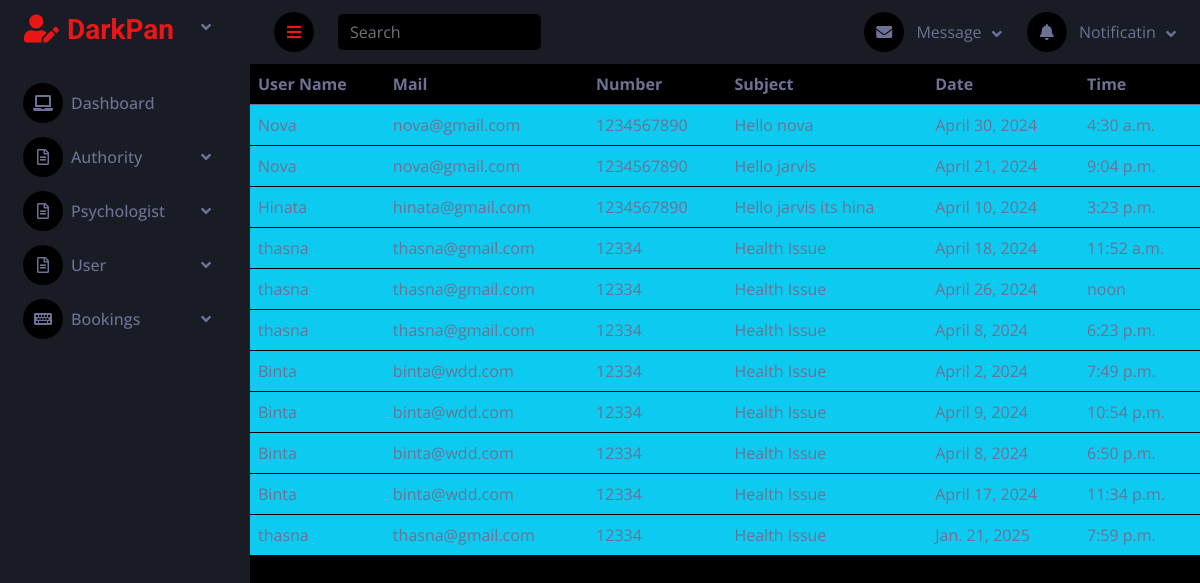
Screenshot of /pbks with the database file from the repository.
### userapp/models.py (models this page shows)
class psyapn(models.Model):
    uid=models.ForeignKey(regdb,on_delete=models.CASCADE)
    pid=models.ForeignKey(pregdb,on_delete=models.CASCADE)
    num=models.IntegerField()
    sub=models.CharField(max_length=40)
    dte=models.DateField()
    tme=models.TimeField()
    status=models.IntegerField(default=0)
    rid=models.CharField(max_length=1000, null=True)

class regdb(models.Model):
    uname=models.CharField(max_length=70)
    umail=models.EmailField()
    uprf=models.ImageField(upload_to='regimgs',default='null.jpg')
    upsw=models.TextField()

### adminapp/views.py (the view)
# urls.py: path('pbks',views.pbks,name='pbks'),
def pbks(request):
    con=psyapn.objects.all()
    cont={
        'inf':con
    }
    return render(request,'pbks.html',cont)

### adminapp/templates/pbks.html
{% extends 'aindx.html' %}
{% block cnt %}
<div class="card-block table-border-style">
    <div class="table-responsive">
        <table class="table table-inverse">
            <thead>
                <tr>
                    <th>User Name</th>
                    <th>Mail</th>
                    <th>Number</th>
                    <th>Subject</th>
                    <th>Date</th>
                    <th>Time</th>
                </tr>
            </thead>
            <tbody>
                {% for i in inf %}
                <tr class="bg-info">
                    <td>{{i.uid.uname}}</td>
                    <td>{{i.uid.umail}}</td>
                    <td>{{i.num}}</td>
                    <td>{{i.sub}}</td>
                    <td>{{i.dte}}</td>
                    <td>{{i.tme}}</td>
                </tr>
                {% endfor %}
            </tbody>
        </table>
    </div>
</div>
{% endblock %}

### adminapp/static/css/style.css (style rules this page uses)
:root { --primary: #EB1616; --secondary: #191C24; --light: #6C7293; --dark: #000000; }

### rows the page displays
psyapn: uid.uname "Nova", uid.umail "nova@gmail.com", num "1234567890", sub "Hello nova", dte "April 30, 2024", tme "4:30 a.m."
psyapn: uid.uname "Nova", uid.umail "nova@gmail.com", num "1234567890", sub "Hello jarvis", dte "April 21, 2024", tme "9:04 p.m."
psyapn: uid.uname "Hinata", uid.umail "hinata@gmail.com", num "1234567890", sub "Hello jarvis its hina", dte "April 10, 2024", tme "3:23 p.m."
psyapn: uid.uname "thasna", uid.umail "thasna@gmail.com", num "12334", sub "Health Issue", dte "April 18, 2024", tme "11:52 a.m."
psyapn: uid.uname "thasna", uid.umail "thasna@gmail.com", num "12334", sub "Health Issue", dte "April 26, 2024", tme "noon"
psyapn: uid.uname "thasna", uid.umail "thasna@gmail.com", num "12334", sub "Health Issue", dte "April 8, 2024", tme "6:23 p.m."
psyapn: uid.uname "Binta", uid.umail "binta@wdd.com", num "12334", sub "Health Issue", dte "April 2, 2024", tme "7:49 p.m."
psyapn: uid.uname "Binta", uid.umail "binta@wdd.com", num "12334", sub "Health Issue", dte "April 9, 2024", tme "10:54 p.m."
psyapn: uid.uname "Binta", uid.umail "binta@wdd.com", num "12334", sub "Health Issue", dte "April 8, 2024", tme "6:50 p.m."
psyapn: uid.uname "Binta", uid.umail "binta@wdd.com", num "12334", sub "Health Issue", dte "April 17, 2024", tme "11:34 p.m."
psyapn: uid.uname "thasna", uid.umail "thasna@gmail.com", num "12334", sub "Health Issue", dte "Jan. 21, 2025", tme "7:59 p.m."
